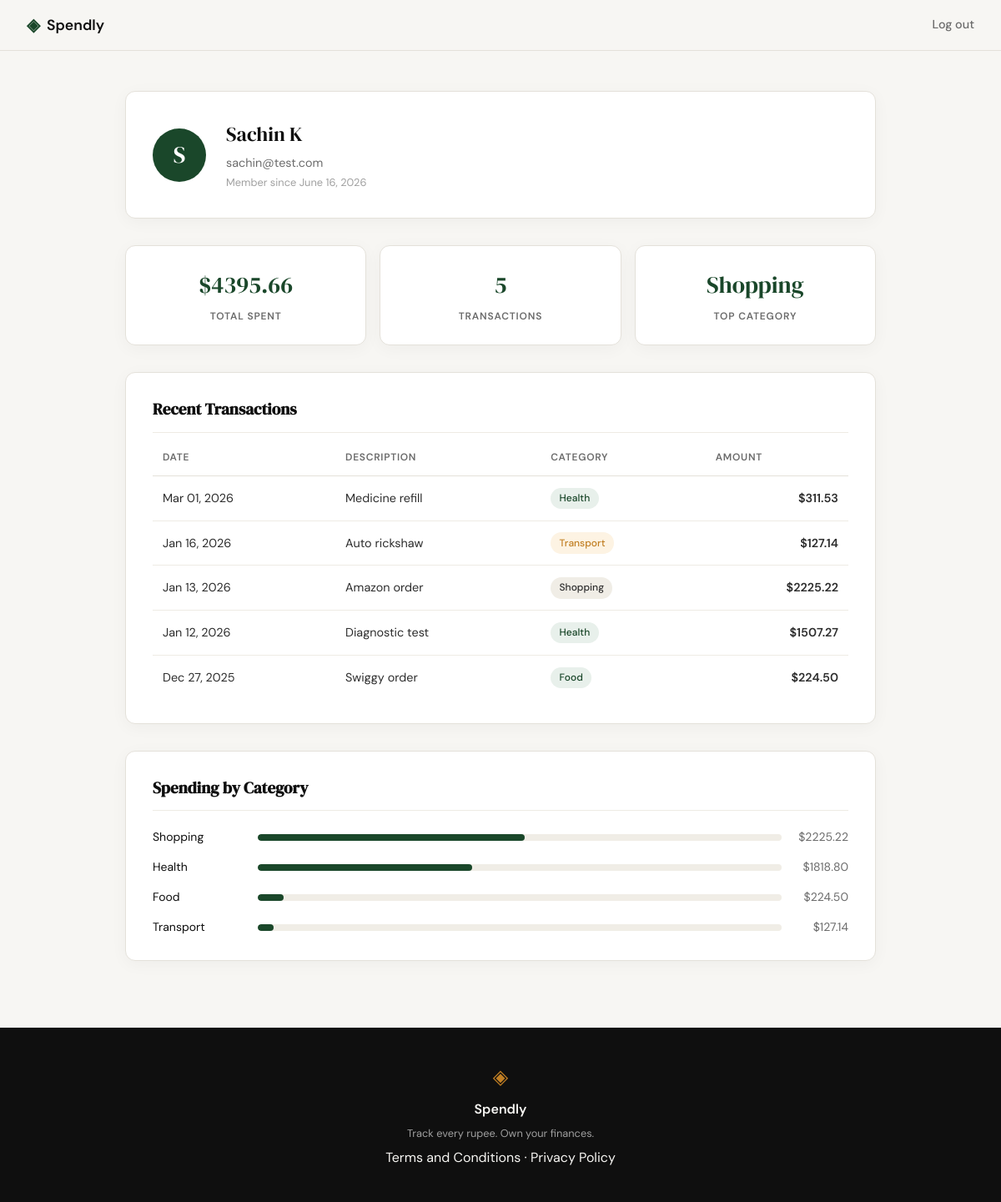
/profile (signed in), run on the app's committed database.
### tables this page shows
CREATE TABLE users (
            id            INTEGER PRIMARY KEY AUTOINCREMENT,
            name          TEXT    NOT NULL,
            email         TEXT    UNIQUE NOT NULL,
            password_hash TEXT    NOT NULL,
            created_at    TEXT    DEFAULT (datetime('now'))
        );

CREATE TABLE expenses (
            id          INTEGER PRIMARY KEY AUTOINCREMENT,
            user_id     INTEGER NOT NULL REFERENCES users(id),
            amount      REAL    NOT NULL,
            category    TEXT    NOT NULL,
            date        TEXT    NOT NULL,
            description TEXT,
            created_at  TEXT    DEFAULT (datetime('now'))
        );

### app.py (the view)
@app.route("/profile")
def profile():
    if not session.get("user_id"):
        flash("Please log in to view your profile.")
        return redirect(url_for("login"))
    db_user = get_user_by_id(session["user_id"])
    if not db_user:
        session.clear()
        return redirect(url_for("login"))
    member_since = datetime.strptime(
        db_user["created_at"], "%Y-%m-%d %H:%M:%S"
    ).strftime("%B %d, %Y")
    user = {
        "name":         db_user["name"],
        "email":        db_user["email"],
        "member_since": member_since,
    }
    raw = get_expense_stats(session["user_id"])
    stats = {
        "total_spent":       f"${raw['total_spent']:.2f}",
        "transaction_count": raw["transaction_count"],
        "top_category":      raw["top_category"],
    }
    transactions = [
        {
            "date":        datetime.strptime(tx["date"], "%Y-%m-%d").strftime("%b %d, %Y"),
            "description": tx["description"],
            "category":    tx["category"],
            "amount":      f"${tx['amount']:.2f}",
        }
        for tx in get_recent_expenses(session["user_id"])
    ]
    categories = get_category_totals(session["user_id"])
    return render_template("profile.html", user=user, stats=stats,
                           transactions=transactions, categories=categories)

### database/db.py (called while the page is built)
def get_db():
    conn = sqlite3.connect(DB_PATH)
    conn.row_factory = sqlite3.Row
    conn.execute("PRAGMA foreign_keys = ON")
    return conn

def get_user_by_id(user_id):
    conn = get_db()
    user = conn.execute("SELECT * FROM users WHERE id = ?", (user_id,)).fetchone()
    conn.close()
    return user

def get_recent_expenses(user_id, limit=5):
    conn = get_db()
    rows = conn.execute(
        "SELECT * FROM expenses WHERE user_id = ? ORDER BY date DESC LIMIT ?",
        (user_id, limit),
    ).fetchall()
    conn.close()
    return rows

def get_expense_stats(user_id):
    conn = get_db()
    agg = conn.execute(
        "SELECT SUM(amount), COUNT(*) FROM expenses WHERE user_id = ?", (user_id,)
    ).fetchone()
    total = agg[0] or 0.0
    count = agg[1] or 0
    top_row = conn.execute(
        "SELECT category FROM expenses WHERE user_id = ? "
        "GROUP BY category ORDER BY SUM(amount) DESC LIMIT 1",
        (user_id,),
    ).fetchone()
    conn.close()
    return {
        "total_spent":       total,
        "transaction_count": count,
        "top_category":      top_row["category"] if top_row else "—",
    }

def get_category_totals(user_id):
    conn = get_db()
    rows = conn.execute(
        "SELECT category, SUM(amount) AS total FROM expenses "
        "WHERE user_id = ? GROUP BY category ORDER BY total DESC",
        (user_id,),
    ).fetchall()
    conn.close()
    grand = sum(r["total"] for r in rows)
    return [
        {
            "name":   r["category"],
            "amount": f"${r['total']:.2f}",
            "pct":    round(r["total"] / grand * 100) if grand else 0,
        }
        for r in rows
    ]

### templates/profile.html (shortened to what this page needs)
{% extends "base.html" %}
{% block content %}
<section class="profile-section">
    <div class="profile-container">
        <div class="profile-header">
            <div class="profile-avatar">{{ user.name[0] }}</div>
            <div class="profile-meta">
                <p class="profile-name">{{ user.name }}</p>
                <p class="profile-email">{{ user.email }}</p>
                <p class="profile-since">Member since {{ user.member_since }}</p>
            </div>
        </div>
        <div class="stats-row">
            <div class="stat-card">
                <p class="stat-value">{{ stats.total_spent }}</p>
                <p class="stat-label">Total Spent</p>
            </div>
            <div class="stat-card">
                <p class="stat-value">{{ stats.transaction_count }}</p>
                <p class="stat-label">Transactions</p>
            </div>
            <div class="stat-card">
                <p class="stat-value">{{ stats.top_category }}</p>
                <p class="stat-label">Top Category</p>
            </div>
        </div>
        <div class="section-card">
            <h2 class="section-title">Recent Transactions</h2>
            <table class="data-table">
                <thead>
                    <tr>
                        <th>Date</th>
                        <th>Description</th>
                        <th>Category</th>
                        <th class="amount-cell">Amount</th>
                    </tr>
                </thead>
                <tbody>
                    {% for tx in transactions %}
                    <tr>
                        <td>{{ tx.date }}</td>
                        <td>{{ tx.description }}</td>
                        <td>
                            <span class="badge badge-{{ tx.category | lower }}">{{ tx.category }}</span>
                        </td>
                        <td class="amount-cell">{{ tx.amount }}</td>
                    </tr>
                    {% endfor %}
                </tbody>
            </table>
        </div>
        <div class="section-card">
            <h2 class="section-title">Spending by Category</h2>
            <div class="category-list">
                {% for cat in categories %}
                <div class="category-row">
                    <span class="category-label">{{ cat.name }}</span>
                    <div class="category-bar-track">
                        <div class="category-bar-fill" style="width: {{ cat.pct }}%"></div>
                    </div>
                    <span class="category-amount">{{ cat.amount }}</span>
                </div>
                {% endfor %}
            </div>
        </div>
    </div>
</section>
{% endblock %}

### templates/base.html (shortened to what this page needs)
<!DOCTYPE html>
<html lang="en">
<head>
    <link rel="stylesheet" href="{{ url_for('static', filename='css/style.css') }}">
</head>
<body>
    <nav class="navbar">
        <div class="nav-inner">
            <a href="{{ url_for('landing') }}" class="nav-brand">
                <span class="brand-icon">◈</span>
                <span class="brand-name">Spendly</span>
            </a>
            <div class="nav-links">
                {% if session.get("user_id") %}
                <a href="{{ url_for('logout') }}">Log out</a>
                {% else %}
                <a href="{{ url_for('login') }}">Sign in</a>
                <a href="{{ url_for('register') }}" class="nav-cta">Get started</a>
                {% endif %}
            </div>
        </div>
    </nav>
    <main class="main-content">
        {% block content %}{% endblock %}
    </main>
    <footer class="footer">
        <div class="footer-inner">
            <span class="brand-icon">◈</span>
            <span class="footer-name">Spendly</span>
            <p class="footer-copy">Track every rupee. Own your finances.</p>
            <p><a href="/terms">Terms and Conditions</a> · <a href="/privacy">Privacy Policy</a></p>
        </div>
    </footer>
</body>
</html>

### data on the page
users: name "S", name "Sachin K", email "sachin@test.com", member_since "June 16, 2026"
expenses: top_category "Shopping", date "Jan 13, 2026", description "Amazon order", category "Shopping", amount "$2225.22"
expenses: date "Mar 01, 2026", description "Medicine refill", category "Health", amount "$311.53"
expenses: date "Jan 16, 2026", description "Auto rickshaw", category "Transport", amount "$127.14", name "Transport", {{ cat.pct }} 3 (drawn)
expenses: date "Jan 12, 2026", description "Diagnostic test", category "Health", amount "$1507.27"
expenses: date "Dec 27, 2025", description "Swiggy order", category "Food", amount "$224.50", name "Food", {{ cat.pct }} 5 (drawn)

### other printed values
{{ stats.total_spent }} "$4395.66"
{{ stats.transaction_count }} "5"
{{ cat.name }} "Shopping" "Health"
{{ cat.amount }} "$2225.22" "$1818.80"
